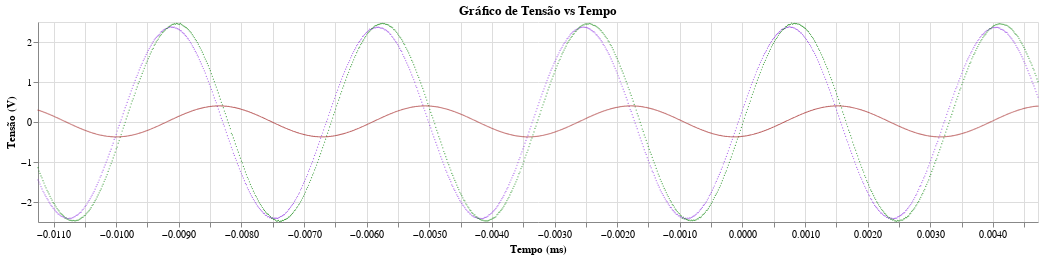
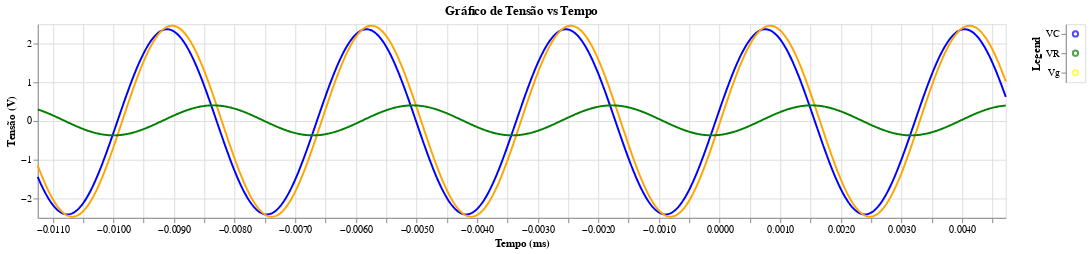

Notebook code cell kept with these figures, in order:
### Code cell
path = "datas/RL40.csv"
path_s = "results/RL/RL 304048/z RL - 304048.txt"
path_graph = "results/RL/RL 304048/graph.png"
path_regres = "results/RL/RL 304048/regres.png"
arg_1 = [2,2000,3,0]
arg_2 = [2,2000,3,0]
arg_vr = [2,2000,3,0]
aj.save_datas(path,path_s,path_graph,path_regres,arg_1,arg_2,argvr=arg_vr)

### Figure 1 — Vega-Lite specification as saved in the notebook (floating-point values rounded to 4 significant figures; data arrays with more than 128 entries replaced by an {"elided": "..."} marker saying what was removed)
{"config": {"view": {"continuousWidth": 300, "continuousHeight": 300}}, "layer": [{"data": {"name": "data-402c9db0c67cf43c2da27229e6aac801"}, "mark": {"type": "circle", "color": "blueviolet", "size": 1.5}, "encoding": {"x": {"field": "Time(s)", "scale": {"domain": [-0.01125, 0.00472]}, "title": "Tempo (ms)", "type": "quantitative"}, "y": {"field": "CH2V", "title": "Tensão (V)", "type": "quantitative"}}, "title": "Gráfico de Tensão vs Tempo"}, {"data": {"name": "data-402c9db0c67cf43c2da27229e6aac801"}, "mark": {"type": "circle", "color": "green", "size": 1.5}, "encoding": {"x": {"field": "Time(s)", "scale": {"domain": [-0.01125, 0.00472]}, "title": "Tempo (ms)", "type": "quantitative"}, "y": {"field": "CH1V", "title": "Tensão (V)", "type": "quantitative"}}, "title": "Gráfico de Tensão vs Tempo"}, {"data": {"name": "data-81c65e4aa03215bff221352c66536086"}, "mark": {"type": "circle", "color": "brown", "size": 1.5}, "encoding": {"x": {"field": "Time(s)", "scale": {"domain": [-0.01125, 0.00472]}, "title": "Tempo (ms)", "type": "quantitative"}, "y": {"field": "U", "title": "Tensão (V)", "type": "quantitative"}}, "title": "Gráfico de Tensão vs Tempo"}], "height": 200, "width": 1000, "$schema": "https://vega.github.io/schema/vega-lite/v5.20.1.json", "datasets": {"data-402c9db0c67cf43c2da27229e6aac801": {"elided": "999 records"}, "data-81c65e4aa03215bff221352c66536086": {"elided": "999 records"}}}

### Figure 2 — Vega-Lite specification as saved in the notebook (floating-point values rounded to 4 significant figures; data arrays with more than 128 entries replaced by an {"elided": "..."} marker saying what was removed)
{"config": {"view": {"continuousWidth": 300, "continuousHeight": 300}}, "hconcat": [{"layer": [{"data": {"name": "data-6ecbcf87c061d49b242836c7540aa1a9"}, "mark": {"type": "line", "color": "blue"}, "encoding": {"x": {"field": "Time(s)", "scale": {"domain": [-0.01125, 0.00472]}, "title": "Tempo (ms)", "type": "quantitative"}, "y": {"field": "CH2V", "title": "Tensão (V)", "type": "quantitative"}}, "title": "Gráfico de Tensão vs Tempo"}, {"data": {"name": "data-7172ffcfa4fa1bfbc039b175bbd85e55"}, "mark": {"type": "line", "color": "orange"}, "encoding": {"x": {"field": "Time(s)", "scale": {"domain": [-0.01125, 0.00472]}, "title": "Tempo (ms)", "type": "quantitative"}, "y": {"field": "CH1V", "title": "Tensão (V)", "type": "quantitative"}}, "title": "Gráfico de Tensão vs Tempo"}, {"data": {"name": "data-976f683625074b81cb1ed6ef2e2db7e0"}, "mark": {"type": "line", "color": "green"}, "encoding": {"x": {"field": "Time(s)", "scale": {"domain": [-0.01125, 0.00472]}, "title": "Tempo (ms)", "type": "quantitative"}, "y": {"field": "U", "title": "Tensão (V)", "type": "quantitative"}}, "title": "Gráfico de Tensão vs Tempo"}], "height": 200, "width": 1000}, {"data": {"name": "data-86a6f344ed55ecf08446f85bdc2cb8b7"}, "mark": {"type": "point"}, "encoding": {"color": {"field": "Color", "scale": null, "type": "nominal"}, "y": {"axis": {"title": "Legend"}, "field": "Category", "type": "nominal"}}}], "$schema": "https://vega.github.io/schema/vega-lite/v5.20.1.json", "datasets": {"data-6ecbcf87c061d49b242836c7540aa1a9": {"elided": "1000 records"}, "data-7172ffcfa4fa1bfbc039b175bbd85e55": {"elided": "1000 records"}, "data-976f683625074b81cb1ed6ef2e2db7e0": {"elided": "1000 records"}, "data-86a6f344ed55ecf08446f85bdc2cb8b7": [{"Category": "VC", "Color": "blue"}, {"Category": "Vg", "Color": "yellow"}, {"Category": "VR", "Color": "green"}]}}
